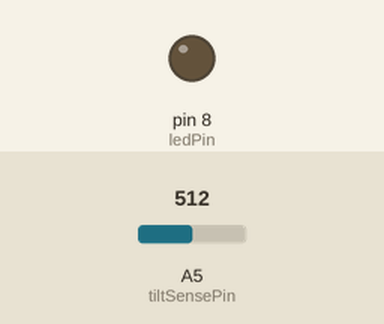
Recording of a sketch running on a simulated Arduino Uno, built with avr-gcc and run on an emulated ATmega328P. Parts: output pins drawn as LEDs (lit = HIGH). The test bench sets the inputs (shaded band); at power-on: A5 (tiltSensePin) = 512.

Above: at 1.2 s.
1.3 s: A5 (tiltSensePin) set to 527
At 2.3 s:
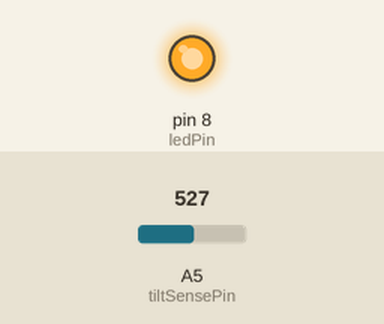
2.8 s: A5 (tiltSensePin) set to 511
At 3.5 s:
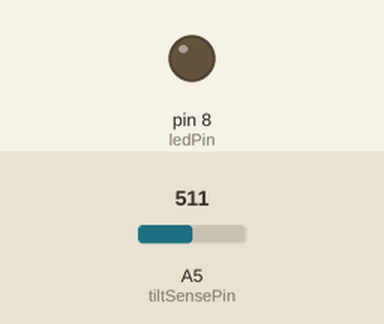
4.3 s: A5 (tiltSensePin) set to 716
At 4.6 s:
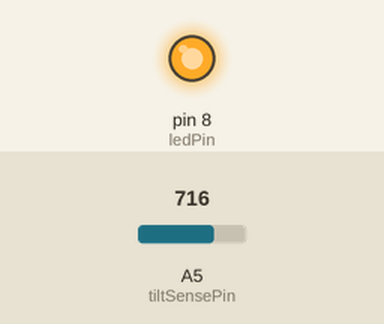
Timing chart, 0 to 7.3 s (numbered marks = the images above; inputs shaded):
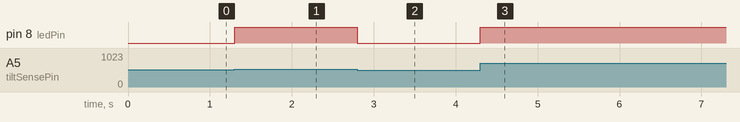

Measured:
- the behaviour switches between 512 and 513 on A5 (tiltSensePin) (found by bisection; images 0 and 1)
- after the input at 1.3 s, pin 8 (ledPin): LOW → HIGH at once
- after the input at 2.8 s, pin 8 (ledPin): HIGH → LOW at once
- after the input at 4.3 s, pin 8 (ledPin): LOW → HIGH at once

The sketch:

tiltSensorLED.ino
```cpp
/*
    Tilt Sensor Sketch:

    LED connected to the ledPin will stay
    on until the tilt sensor is turned
    sideways or upside down.
*/

int ledPin = 8;
int tiltSensePin = A5;

void setup()
{
    pinMode(ledPin,OUTPUT);// set ledPin to output mode
}

void loop()
{
    // read in voltage to 10 bit ADC value: 0 to 1023
    int tiltSense = analogRead(tiltSensePin);


    if(tiltSense > 512)  // at least 1/2 of Vcc: no tilt
       digitalWrite(ledPin,HIGH);// turn on LED

    else
       digitalWrite(ledPin,LOW);// turn off LED

}
```
